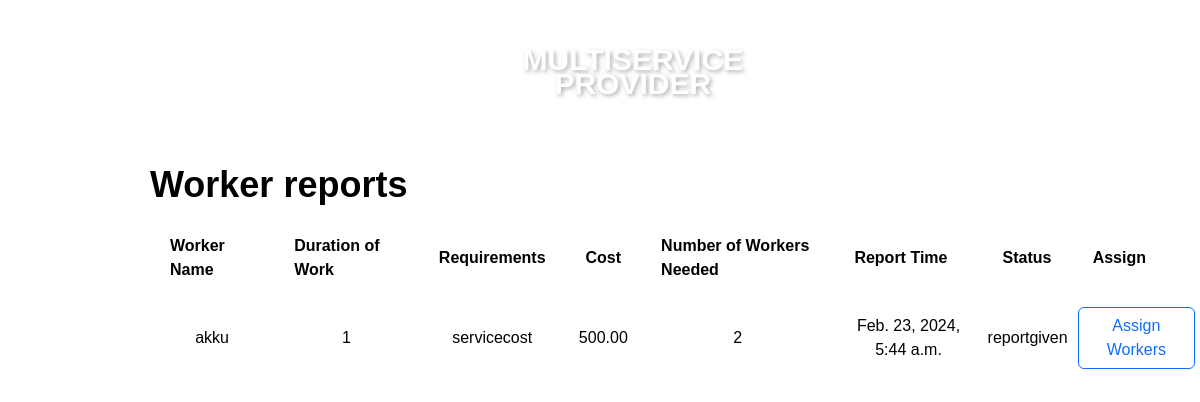
Page /worker_report/21/ (signed in) on the committed database.
### app1/models.py (models this page shows)
class WorkerReport(models.Model):
    COMPLETED = 'completed'
    CANCELED = 'canceled'
    REPORTGIVEN = 'reportgiven'
    REPORTVERIFIED = 'reportverified'
    STATUS_CHOICES = [
        (COMPLETED, 'Completed'),
        (CANCELED, 'Canceled'),
        (REPORTGIVEN, 'ReportGiven'),
        (REPORTVERIFIED, 'ReportVerified'),
    ]
    reportid = models.AutoField(primary_key=True)
    serviceid = models.ForeignKey('Service', on_delete=models.CASCADE)
    user_id = models.ForeignKey('Worker', on_delete=models.CASCADE)
    branchid = models.ForeignKey('Branch', on_delete=models.CASCADE)
    duration_of_work = models.CharField(max_length=100)
    requirements = models.TextField()
    cost = models.DecimalField(max_digits=10, decimal_places=2)
    num_workers_needed = models.IntegerField()
    created_at = models.DateTimeField(auto_now_add=True)
    status = models.CharField(max_length=15, choices=STATUS_CHOICES, default=REPORTGIVEN)
    report_pdf = models.FileField(upload_to='worker_reports/', blank=True, null=True)

class Worker(models.Model):
    user = models.OneToOneField(MyUser, on_delete=models.CASCADE, primary_key=True)
    provider = models.ForeignKey(ServiceProvider, on_delete=models.CASCADE)
    branchid = models.ManyToManyField(Branch)
    service_types = models.ManyToManyField(ServiceTypes)
    first_name = models.TextField(max_length=100)
    last_name = models.TextField(max_length=100)
    email = models.EmailField(unique=True)
    dob = models.DateField(null=True, blank=True)
    phone = models.CharField(max_length=12, unique=True)
    pincode = models.IntegerField()
    district = models.TextField(max_length=100)
    state = models.TextField(max_length=100)
    role = models.CharField(max_length=15)
    status = models.CharField(max_length=15)

### app1/views.py (the view)
# urls.py: path('worker_report/<int:managerid>/', views.worker_report, name='worker_report'),
@login_required
def worker_report(request, managerid):
    manager = get_object_or_404(BranchManager, user=managerid)
    assignment = get_object_or_404(BranchManagerAssignment, manager=manager.managerid)
    worker_reports = WorkerReport.objects.filter(branchid=assignment.branch, status='reportgiven')
    service_status = {}
    for report in worker_reports:
        service_id = report.serviceid_id  # Use _id to get the integer value
        service = Service.objects.get(serviceid=service_id)
        service_status[report.serviceid] = service.status
    context = {
        'worker_reports': worker_reports,
        'service_status': service_status,
        'assignment': assignment.branch.branchid,
        'workerreport':worker_reports
    }
    return render(request, 'worker_report.html', context)

### app1/templates/worker_report.html (shortened to what this page needs)
{% load static %}
<!doctype html>
<html class="no-js" lang="en">
<head>
        <link rel="stylesheet" href="{% static 'userassets/css/bootstrap.min.css' %}">
        <link rel="stylesheet" href="{% static 'userassets/css/font-awesome.min.css' %}">
        <link rel="stylesheet" href="{% static 'userassets/css/ie7.css' %}">
        <link rel="stylesheet" href="{% static 'userassets/css/plugins.css' %}">
        <link rel="stylesheet" href="{% static 'userassets/css/style.css' %}">
    </head>
    <link rel="stylesheet" href="https://cdnjs.cloudflare.com/ajax/libs/font-awesome/6.0.0/css/all.min.css" />
    <body>
        <header class="header-area header-sticky">
            <div class="header-container">
                <div class="row">
                    <div class="col-lg-5 display-none-md display-none-xs">
                        <div class="ht-main-menu">
                            <nav>
                                <ul class="text-white">
                                    <li class="active"><a href="{% url 'providerpage' %}" style="color:white;" >HOME </a>
                                    </li>
                                    <li><a href="{% url 'provider_bookings' %}" style="color:white;">Bookings</a></li>
                                    <li><a href="{% url 'user_logout' %}" style="color:white;">Logout</a></li>
                                </ul>
                            </nav>
                        </div>
                    </div>
                    <div class="col-lg-2 col-sm-4">
                        <div class="logo text-center">
                            <a href="" class="logo-text">MULTISERVICE <span class="provider-text" style="padding-top: 30px;">PROVIDER</span></a>
                        </div>
                    </div>
                    <div class="col-lg-5 col-sm-8">
                        <div class="header-content d-flex justify-content-end">
                            <div class="settings-wrapper">
                                <a href="#"><i class="fas fa-bell" style="color:white;"></i></a>
                            </div>
                            <div class="cart-wrapper">
                                <a href="#"><i class="fas fa-user" style="color:white;"></i></a>
                                <span class="fw-bolder fs-6 text-white" >{{request.user}}</span>
                            </div>
                        </div>
                    </div>
                </div>
            </div>
        </header>
                            <br> <br> <br> <br> <br> <br>
                            <div class="booking-box">
                                <h1 style="color:black; font-weight: bolder">Worker reports</h1>
                                {% if worker_reports %}
                                <table>
                                  <thead>
                                      <tr>
                                          <th>Worker Name</th>
                                          <th>Duration of Work</th>
                                          <th>Requirements</th>
                                          <th>Cost</th>
                                          <th>Number of Workers Needed</th>
                                          <th>Report Time</th>
                                          <th>Status</th>
                                          <th>Assign</th>
                                      </tr>
                                  </thead>
                                  <tbody>
                                    {% for report in worker_reports %}
                                    {% if report.status == 'reportgiven' %}
                                        <tr>
                                            <td>{{ report.user_id.first_name }}</td>
                                            <td>{{ report.duration_of_work }}</td>
                                            <td>{{ report.requirements }}</td>
                                            <td>{{ report.cost }}</td>
                                            <td>{{ report.num_workers_needed }}</td>
                                            <td>{{ report.created_at }}</td>
                                            <td>{{ report.status }}</td>
                                            <td>
                                                <button type="button" onclick="window.location.href='{% url 'assign_workers' report.reportid %}'" class="btn btn-outline-primary">Assign Workers</button>
                                            </td>
                                        </tr>
                                    {% endif %}
                                {% endfor %}
                                  </tbody>
                              </table>
                              {% else %}
                                  <p style="color:black; font-weight: bolder">No pending work to be assigned.</p>
                              {% endif %}
                            </div>
    </body>
</html>

### app1/templates/worker_report.html (style rules this page uses)
a.logo-text { font-family: Arial, sans-serif; font-size: 30px; font-weight: bold; text-decoration: none; color: white; text-shadow: 2px 2px 4px rgba(0, 0, 0, 0.3); margin-bottom: 35px; }
span.provider-text { padding-top: 30px !important; }
.booking-box { margin-top: 20px; }
body { background-image: url('https://www.creativefabrica.com/wp-content/uploads/2022/05/17/pastel-aesthetic-background-Graphics-30684243-1.jpg'); background-size: cover; background-repeat: no-repeat; }
.booking-box { font-family: Arial, sans-serif; margin-left: 150px; }
th { border: none; padding: 20px; border-radius: 8px; text-align: left; font-size: 16px; color: black; background-color: white; }
td { margin-top:13px; border: none; padding: 5px; text-align: center; font-size: 16px; color: black; margin-bottom: 30px; background-color: white; }

### rows in the picture
WorkerReport: user_id.first_name "akku", duration_of_work "1", requirements "servicecost", cost "500.00", num_workers_needed "2", created_at "Feb. 23, 2024, 5:44 a.m.", status "reportgiven"
